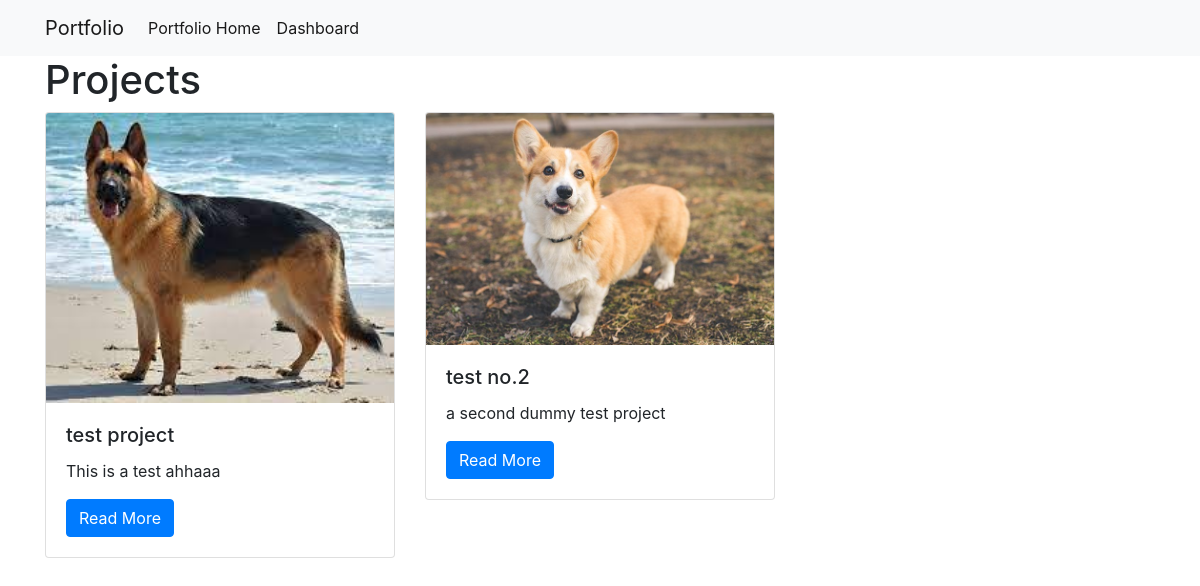
The app's page /projects/, older data.
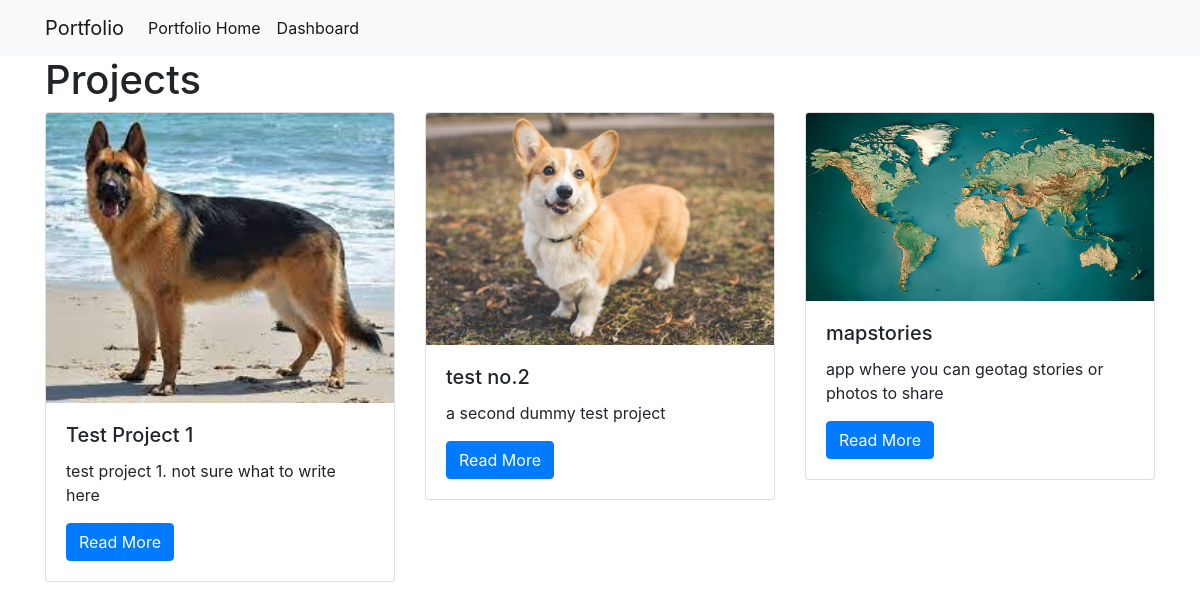
The same page, newer data.
### projects/models.py (models this page shows)
class Project(models.Model):
    title = models.CharField(max_length=100)
    description = models.TextField()
    technology = models.CharField(max_length=20)
    image = models.CharField(max_length=100)

### projects/views.py (the view)
# urls.py: path("", views.all_projects, name="all_projects"),
def all_projects(request):
    projects = Project.objects.all()
    return render(request, "projects/all_projects.html", {"projects": projects})

### projects/templates/projects/all_projects.html
{% extends "projects/base.html" %}
{% load static %}
{% block content %}
    <h1>Projects</h1>
    <div class="row">
        {% for project in projects %}
            <div class="col-md-4">
                <div class="card mb-2">
                    <img class="card-img-top" src="{% static project.image %}">
                    <div class="card-body">
                        <h5 class="card-title">{{ project.title }}</h5>
                        <p class="card-text">{{ project.description }}</p>
                        <a href="{% url 'projects:project_detail' project.pk %}"
                           class="btn btn-primary">Read More</a>
                    </div>
                </div>
            </div>
        {% endfor %}
    </div>
{% endblock content %}

### projects/templates/projects/base.html (shortened to what this page needs)
<!DOCTYPE html>
<head>
  <html lang="en">
    <link rel="stylesheet"
          href="https://stackpath.bootstrapcdn.com/bootstrap/4.3.1/css/bootstrap.min.css"
/>
  </head>
  <body>
    <nav class="navbar navbar-expand-lg navbar-light bg-light">
      <div class="container">
        <a class="navbar-brand" href="{% url 'projects:all_projects' %}">Portfolio</a>
        <div class="collapse navbar-collapse"     id="navbarSupportedContent">
          <ul class="navbar-nav mr-auto">
            <li class="nav-item active">
              <a class="nav-link" href="{% url 'projects:all_projects' %}">Portfolio Home</a>
            </li>
            <li class="nav-item active">
              <a class="nav-link" href="{% url 'dashboard' %}">Dashboard</a>
            </li>
          </ul>
        </div>
      </div>
    </nav>
    <div class="container">
      {% block content %}
      {% endblock content %}
    </div>
  </body>
</html>

Row changes from the older to the newer data that the page shows:
changed Project: title "test project" → "Test Project 1"; description "This is a test ahhaaa" → "test project 1. not sure what to write here"
added Project: image (picture), title "mapstories", description "app where you can geotag stories or photos to share"
